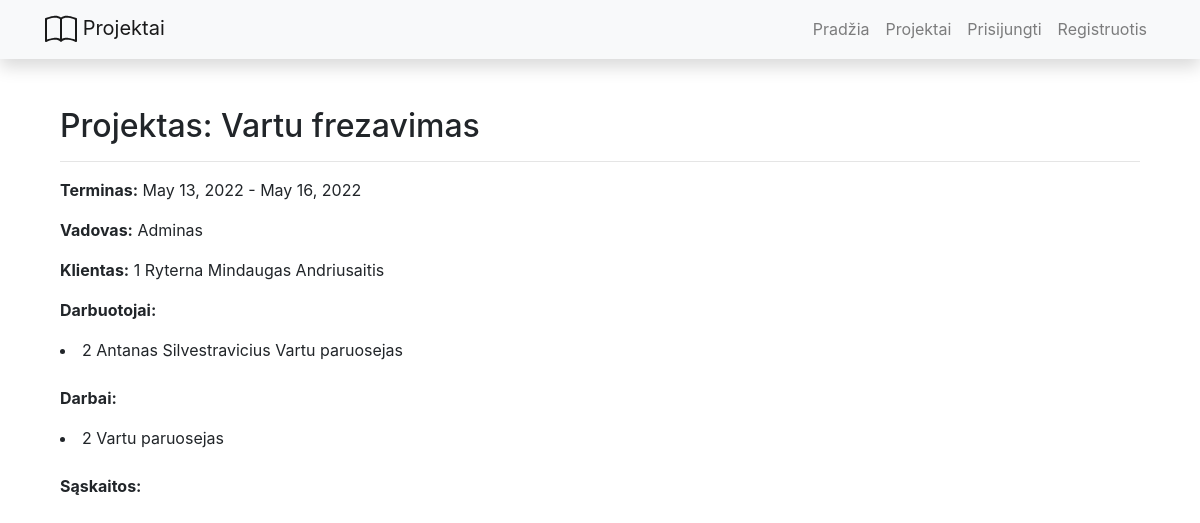
The app's page /projects/2/ with its own data.
### projects/models.py (models this page shows, shortened)
class Project(models.Model):
    name = models.CharField('Name', max_length=200)
    start_date = models.DateField('Start date')
    end_date = models.DateField('End date')
    client = models.ForeignKey('Client', on_delete=models.SET_NULL, null=True)
    manager = models.ForeignKey(User, verbose_name="Manager", on_delete=models.SET_NULL, null=True)
    employees = models.ManyToManyField('Employee', verbose_name="Employees")

class Client(models.Model):
    name = models.CharField('Name', max_length=200, null=True)
    lastname = models.CharField('Lastname', max_length=200, null=True)
    company = models.CharField('Company', max_length=200)
    contacts = models.CharField('Contacts', max_length=200, null=True)
    def __str__(self):
        return f'{self.id} {self.company} {self.name} {self.lastname}'

class Employee(models.Model):
    name = models.CharField('Name', max_length=200)
    lastname = models.CharField('Lastname', max_length=200)
    position = models.CharField('Pareigos', max_length=200, null=True)
    def __str__(self):
        return f'{self.id} {self.name} {self.lastname} {self.position}'

class Job(models.Model):
    title = models.CharField('Title', max_length=200)
    info = models.TextField('Information', null=True)
    project = models.ForeignKey('Project', verbose_name="Project", on_delete=models.SET_NULL, null=True,
                                related_name='jobs')
    def __str__(self):
        return f'{self.id} {self.title}'

### projects/views.py (the view)
# urls.py: path('<int:pk>/', views.ProjectDetailView.as_view(), name='project'),
class ProjectDetailView(generic.DetailView):
    model = Project
    template_name = 'project.html'

### projects/templates/project.html (shortened to what this page needs)
{% extends "base.html" %}
{% block content %}
    <div class="container project">
    <h2>Projektas: {{ project.name }}</h2>
    <hr/>
    <p><strong>Terminas:</strong> {{ project.start_date }} - {{ project.end_date }}</p>
    <p><strong>Vadovas:</strong> {{ project.manager }}</p>
    <p><strong>Klientas:</strong> {{ project.client }}</p>
    <p><strong>Darbuotojai:</strong></p>
    {% for employee in project.employees.all %}
        <li>{{ employee }}</li>
    {% endfor %}
    <p><strong>Darbai:</strong></p>
    {% for job in project.jobs.all %}
        <li>{{ job }}</li>
    {% endfor %}
    <p><strong>Sąskaitos:</strong></p>
    </div>
{% endblock %}

### records on screen
Project: name "Vartu frezavimas", start_date "May 13, 2022", end_date "May 16, 2022", manager "Adminas", client "1 Ryterna Mindaugas Andriusaitis"
Employee: id+name+lastname "2 Antanas Silvestravicius Vartu paruosejas"
Job: id+title "2 Vartu paruosejas"
